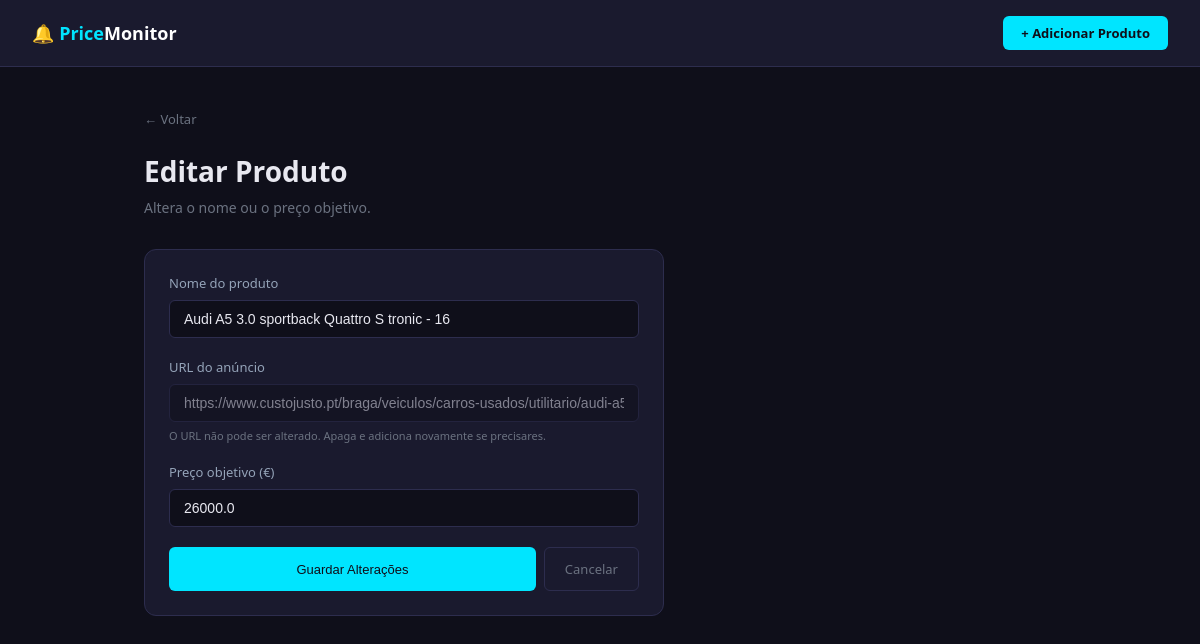
Page /edit/7 on the earlier database version.
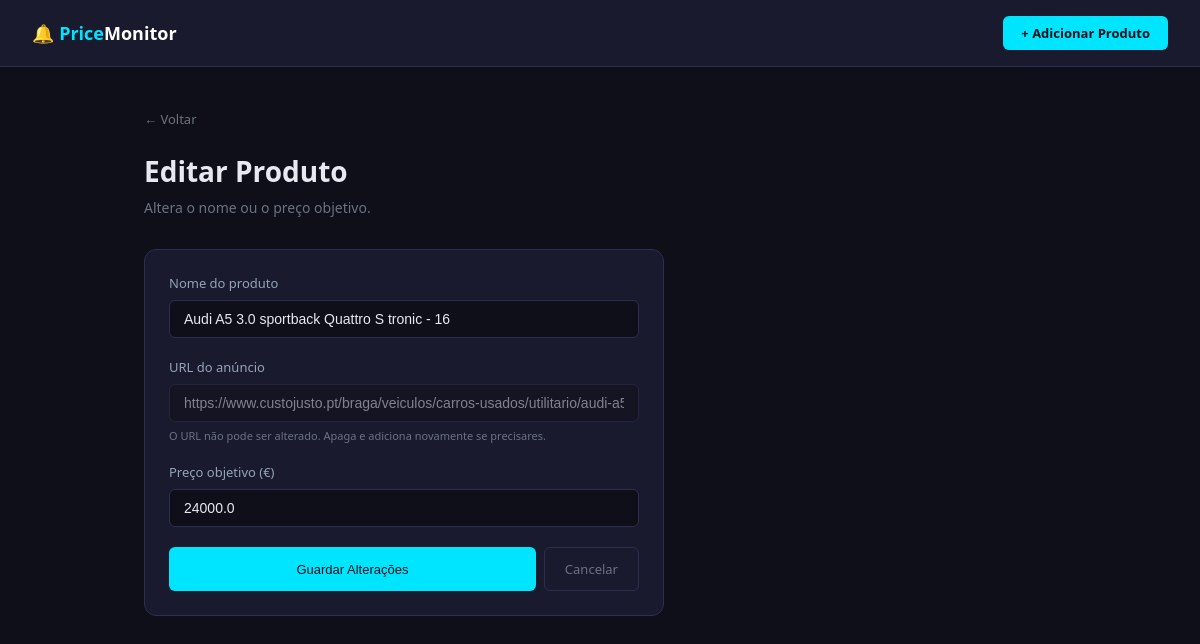
Same page on the later database version.
### tables this page shows
CREATE TABLE products (
                id          INTEGER PRIMARY KEY AUTOINCREMENT,
                name        TEXT NOT NULL,
                url         TEXT NOT NULL UNIQUE,
                target_price REAL NOT NULL,
                created_at  TEXT DEFAULT CURRENT_TIMESTAMP
            );

### dashboard.py (the view, shortened to what this page needs)
@app.route("/edit/<int:product_id>", methods=["GET", "POST"])
def edit(product_id):
    products = get_products()
    product = next((p for p in products if p["id"] == product_id), None)
    if not product:
        return redirect(url_for("index"))
    error = None
    return render_template("edit.html", product=product, error=error)

### src/database.py (called while the page is built)
def get_connection():
    return sqlite3.connect(DB_PATH)

def get_products() -> list:
    with get_connection() as conn:
        rows = conn.execute(
            "SELECT id, name, url, target_price FROM products"
        ).fetchall()
    return [{"id": r[0], "name": r[1], "url": r[2], "target_price": r[3]} for r in rows]

### templates/edit.html (shortened to what this page needs)
{% extends "base.html" %}
{% block content %}
<a href="/product/{{ product.id }}" class="back-link">← Voltar</a>
<h1>Editar Produto</h1>
<p class="subtitle">Altera o nome ou o preço objetivo.</p>
<div class="card" style="max-width:520px;">
  <form method="POST">
    <div class="form-group">
      <label>Nome do produto</label>
      <input type="text" name="name" value="{{ product.name }}" required>
    </div>
    <div class="form-group">
      <label>URL do anúncio</label>
      <input type="text" value="{{ product.url }}" disabled style="opacity:0.5;cursor:not-allowed;">
      <div style="font-size:11px;color:#6b7280;margin-top:6px;">O URL não pode ser alterado. Apaga e adiciona novamente se precisares.</div>
    </div>
    <div class="form-group">
      <label>Preço objetivo (€)</label>
      <input type="number" name="target_price" value="{{ product.target_price }}" step="0.01" required>
    </div>
    <div style="display:flex;gap:8px;">
      <button type="submit" class="btn btn-primary" style="flex:1;padding:12px;">Guardar Alterações</button>
      <a href="/product/{{ product.id }}" class="btn btn-ghost" style="padding:12px 20px;">Cancelar</a>
    </div>
  </form>
</div>
{% endblock %}

Differences in the rows shown:
changed products "Audi A5 3.0 sportback Quattro S tronic - 16": target_price "26000.0" → "24000.0"
